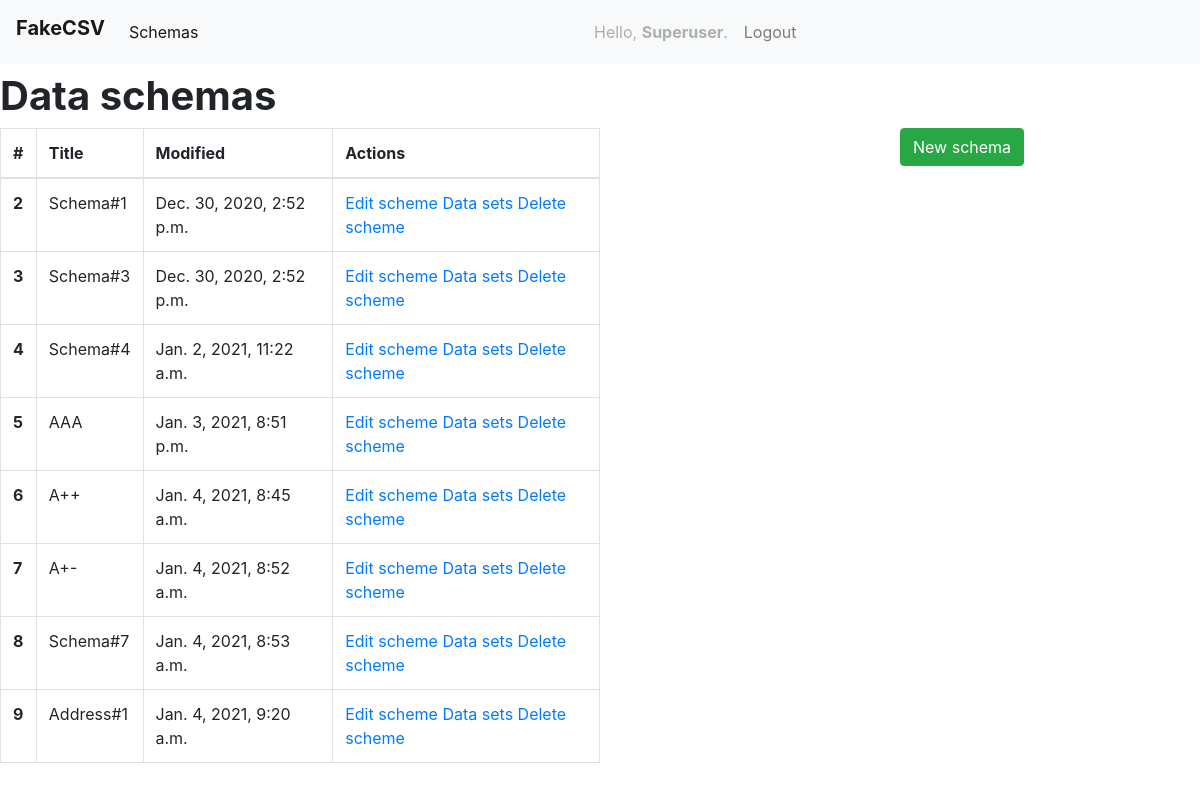
Page / (signed in) on the earlier database version.
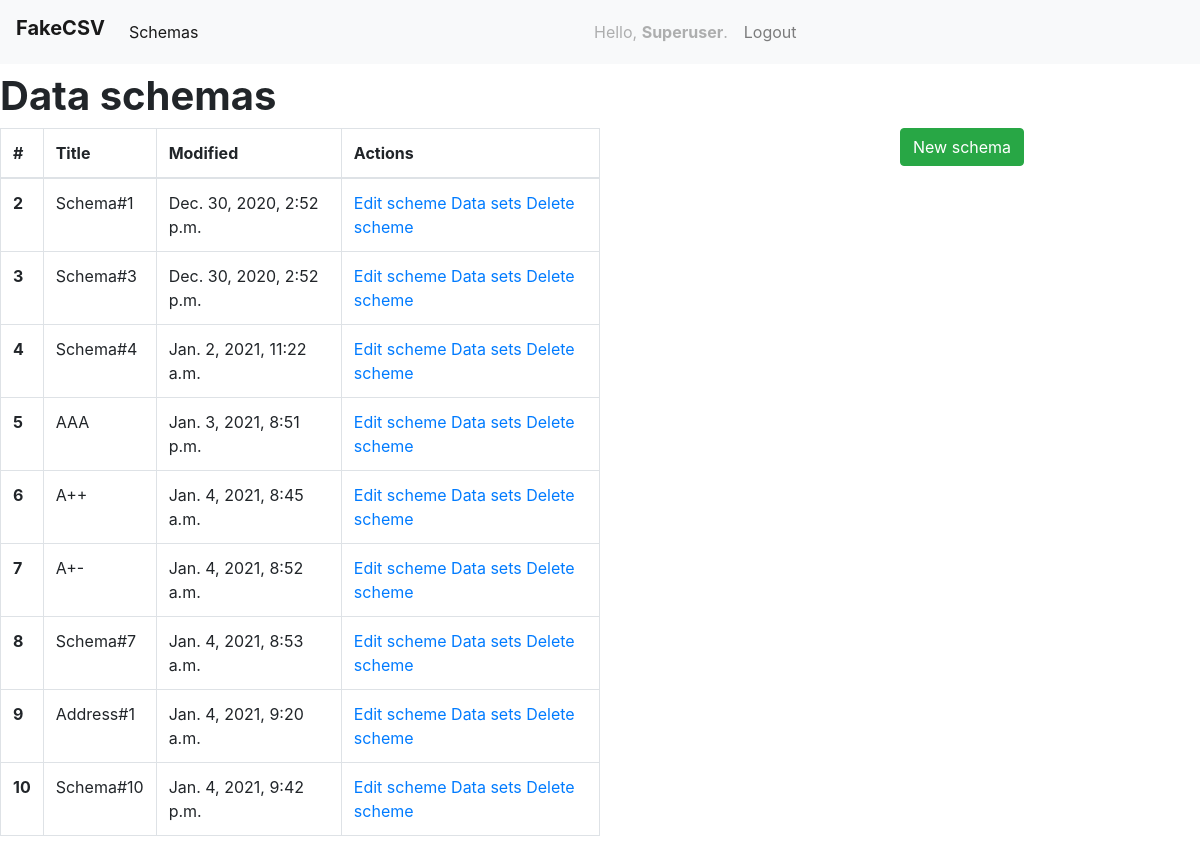
Same page on the later database version.
### schemas/models.py (models this page shows, shortened)
class Schema(models.Model):
    name = models.CharField(max_length=120)
    column_separator = models.CharField(max_length=120, choices=ColumnSeparatorType.choices())
    string_character = models.CharField(max_length=120, choices=StringCharacterType.choices())
    last_modified = models.DateTimeField(default=datetime.datetime.now())
    objects = models.Manager()

### schemas/views.py (the view)
# urls.py: path('', views.DashboardView, name="schema-dashboard"),
def DashboardView(request):
    if request.user.is_authenticated:
        schemas = Schema.objects.all()
        context = {
            'schemas': schemas
        }
        return render(request=request, template_name="schemas/dashboard.html", context=context)
    else:
        return HttpResponseRedirect('login/')

### schemas/templates/schemas/dashboard.html (shortened to what this page needs)
<!DOCTYPE html>
<html lang="en">
<head>
    <link rel="stylesheet" href="https://stackpath.bootstrapcdn.com/bootstrap/4.3.1/css/bootstrap.min.css">
</head>
<body>
<nav class="navbar navbar-expand-lg navbar-light bg-light">
  <h2 class="navbar-brand font-weight-bold">FakeCSV</h2>
  <div class="collapse navbar-collapse" id="navbarSupportedContent">
    <ul class="navbar-nav mr-auto">
      <li class="nav-item active">
        <a class="nav-link" href="#">Schemas <span class="sr-only">(current)</span></a>
      </li>
    </ul>
     <ul class="navbar-nav mr-auto my-2 my-lg-0">
       <li class="nav-item">
           <a class="nav-link disabled" href="#">Hello, <span class="font-weight-bold">{{ user.get_username }}</span>.</a>
       </li>
       <li class="nav-item">
         <a class="nav-link" href="/logout">Logout</a>
       </li>
    </ul>
  </div>
</nav>
{% if schemas %}
    <h1 class="my-2 font-weight-bold">Data schemas</h1>
    <div class="form-group w-25 float-right">
        <a class="btn btn-success w-20" href="/new_schema" role="button">New schema</a>
    </div>
    <table class="table table-bordered w-50">
      <thead>
        <tr>
          <th scope="col">#</th>
          <th scope="col">Title</th>
          <th scope="col">Modified</th>
          <th scope="col">Actions</th>
        </tr>
      </thead>
      <tbody>
        {% for schema in schemas %}
            <tr>
              <th scope="row">{{ schema.pk }}</th>
              <td>{{ schema.name }}</td>
              <td>{{ schema.last_modified }}</td>
              <td>
                  <a href="/schema/{{ schema.pk }}/edit">Edit scheme</a>
                  <a href="/schema/{{ schema.pk }}/data_sets">Data sets</a>
                  <a href="/schema/{{ schema.pk }}/delete">Delete scheme</a>
              </td>
            </tr>
        {% endfor %}
      </tbody>
    </table>
{% endif %}
</body>
</html>

Differences in the rows shown:
added Schema: pk "10", name "Schema#10", last_modified "Jan. 4, 2021, 9:42 p.m."
